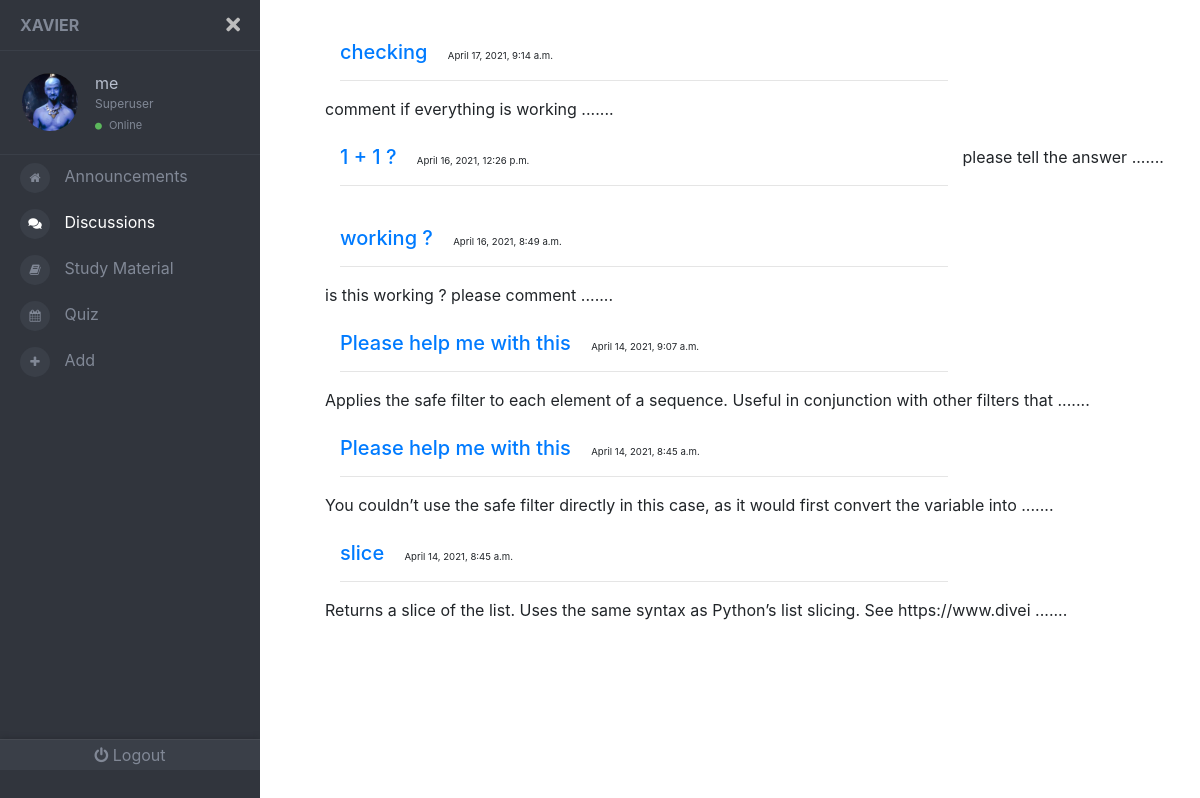
The app's page /discussions/ (signed in), older data.
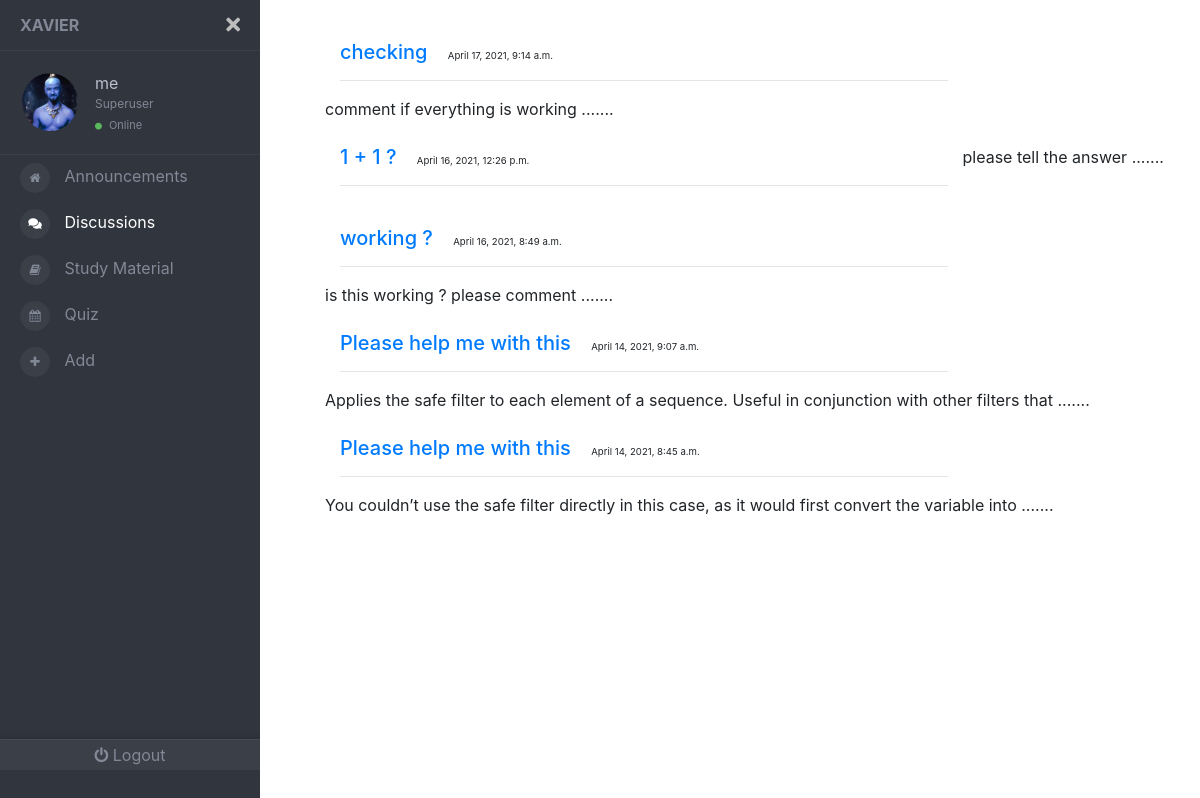
The same page, newer data.
### front/models.py (models this page shows, shortened)
class Discussion(models.Model):
	title = models.CharField(max_length=30  , default='Please help me with this')
	content = models.TextField()
	time= models.DateTimeField(auto_now_add=True)
	author = models.ForeignKey(User , on_delete =  models.SET(get_sentinel_user))
	room = models.CharField(max_length=8, default=get_code)

### front/views.py (the view)
# urls.py: path('discussions/',views.discuss ,  name='discusspage'),
def discuss(request):
	if not(request.user.is_authenticated):
		  return redirect('signpage')
	discussion = Discussion.objects.all()[len(Discussion.objects.all())-20:
					] if len(Discussion.objects.all()) > 21 else Discussion.objects.all()
	discussion2 = []
	for i in range(len(discussion)-1 , -1 , -1):
		discussion2.append(discussion[i])
	return render(request, 'front/disc.html' , {'discussions' : discussion2})

### front/templates/front/disc.html (shortened to what this page needs)
{% load static %}
<!DOCTYPE html>
<html lang="en">
  <head>
    <link rel="stylesheet" href='{% static "front/navbar.css" %}' />
    <link
      rel="stylesheet"
      href="https://cdnjs.cloudflare.com/ajax/libs/twitter-bootstrap/4.1.1/css/bootstrap.css"
    />
    <link
      rel="stylesheet"
      href="https://use.fontawesome.com/releases/v5.0.13/css/all.css"
    />
    <link rel="stylesheet" href='{% static "front/material.css" %}' />
    <link rel="stylesheet" href='{% static "front/study.css" %}' />
  </head>
  <body>
    <div class="page-wrapper chiller-theme toggled">
      <nav id="sidebar" class="sidebar-wrapper">
        <div class="sidebar-content">
          <div class="sidebar-brand">
            <a href="{% url 'mainpage' %} " >Xavier</a>
            <div id="close-sidebar">
              <i class="fas fa-times"></i>
            </div>
          </div>
          <div class="sidebar-header">
            <div class="user-pic">
              <img
                class="img-responsive img-rounded"
                src="{{request.user.profile.image.url}}"
                alt="User picture"
                style = "border-radius: 50% ;"
              />
            </div>
            <div class="user-info">
              <span class="user-name">
                {{ request.user.username }}
              </span>
              <span class="user-role">
                  {% if request.user.is_superuser %}
              Superuser
                 {% elif request.user.is_staff %}
              Staff
                  {% else %}
              Student
                  {% endif %}
            </span>
              <span class="user-status">
                <i class="fa fa-circle"></i>
                <span>Online</span>
              </span>
            </div>
          </div>
          <div class="sidebar-menu">
            <ul>
              <li>
                <a href="{% url 'mainpage' %} "
                  ><i class="fa fa-home" aria-hidden="true"></i>
                  <span>Announcements</span>
                </a>
              </li>
              <li>
                <a href="{% url 'discusspage' %} "  style="color: white" >
                  <i class="fas  fa-comments"></i>
                  <span>Discussions</span>
                </a>
              </li>
              <li>
                <a href="{% url 'studypage' %}"
                  ><i class="fa  fa-book"></i>
                  <span>Study Material</span>
                </a>
              </li>
              <li>
                <a href="{% url 'quizpage' %} "
                ><i class="fa fa-calendar"></i>
                  <span>Quiz</span>
                </a>
              </li>
              <li>
                <a href="{% url 'addpage' %} "
                  ><i class="fa fa-plus" aria-hidden="true"></i>
                  <span>Add</span>
                </a>
              </li>
            </ul>
          </div>
          <div class="sidebar-footer">
            <a href="{% url 'logout' %} " style="text-decoration: none">
              <i class="fa fa-power-off"></i>
              <span>Logout</span></a
            >
          </div>
        </div>
      </nav>
      <main class="page-content">
        <div class="container">
         {% for discussion in discussions %}
          <div class="ibox-content forum-container">
            <div class="forum-item active">
              <div class="row">
                <div class="col-md-9">
                  <h5 class="forum-item-title" >
                    <a href="main/?discuss={{discussion.room}}" class="forum-item-title"
                      >{{discussion.title}}</a
                    >
                    <span class="col-md-3" style="font-size: .75rem ;" > <small> {{discussion.time}}</small></span>
                  </h5>
                  <hr />
                </div>
                <br>
                <div class="forum-sub-title" >
                  {{discussion.content |slice:":100"}} .......
                </div>
              </div>
            </div>
          </div> <br>
            {% endfor %}
        </div>
      </main>
    </div>
  </body>
</html>

Row changes from the older to the newer data that the page shows:
removed Discussion: title "slice", time "April 14, 2021, 8:45 a.m.", content "Returns a slice of the list. Uses the same syntax as Python’s list slicing. See https://www.divei"
